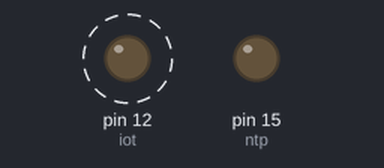
Simulated run of this sketch. Board: Arduino Uno, built with avr-gcc and run on an emulated ATmega328P. On the bench: output pins drawn as LEDs (lit = HIGH). Dashed ring = blinking.

Above: at 0.2 s.
At 3.6 s:
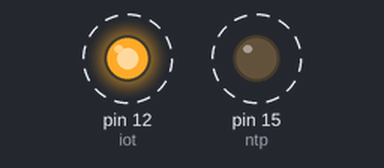
Timing chart, 0 to 4.8 s (numbered marks = the images above):
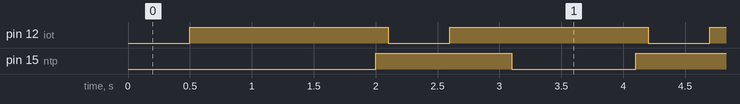

The sketch:

function2.ino
```cpp
int iot = 12;
int ntp = 15;

void setup() {
  pinMode(iot, OUTPUT);
  pinMode(ntp, OUTPUT);

}

void loop() {
  iotblink();
  ntpblink(1000, 100);

}

void iotblink(void){
  digitalWrite(iot, LOW);
  delay(500);
  digitalWrite(iot, HIGH);
  delay(500);
}
void ntpblink(int value1, int value2){
  digitalWrite(ntp, LOW);
  delay(value1);
  digitalWrite(ntp, HIGH);
  delay(value2);
}
```

Measured:
- by itself, pin 12 (iot): alternates HIGH for 1.6 s and LOW for 0.50 s
- by itself, pin 15 (ntp): alternates HIGH for 1.1 s and LOW for 1.0 s
- by itself, everything shown: repeats every 14.7 s, in 28 steps
